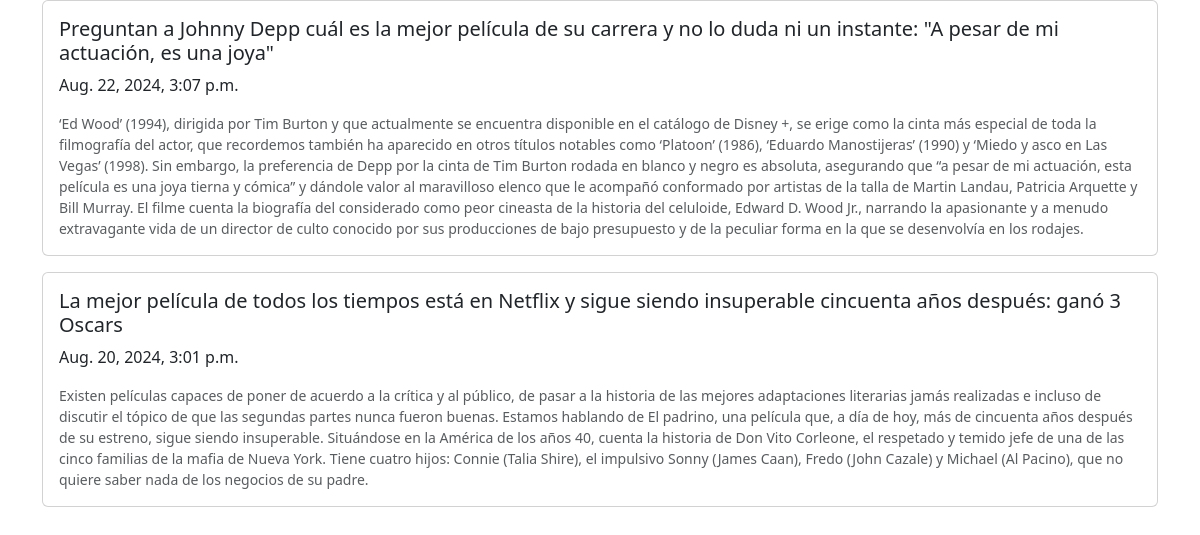
Page /news/ on the committed database.
### news/models.py (models this page shows, shortened)
class News(models.Model):
    headline = models.CharField(max_length=200)
    body = models.TextField()
    date = models.DateTimeField()

### news/views.py (the view)
# urls.py: path('news/', include('news.urls')),
def news(request):
    newss = News.objects.all().order_by('-date')
    return render(request, 'news.html', {'newss': newss})

### news/templates/news.html (shortened to what this page needs)
<head>
    <link href="https://cdn.jsdelivr.net/npm/bootstrap@5.3.3/dist/css/bootstrap.min.css" rel="stylesheet">
</head>
<div class="container">
    {% for news in newss %}
    <div class="card mb-3">
        <div class="row g-0">
            <div>
                <div class="card-body">
                  <h5 class="card-title">{{ news.headline }}</h5>
                  <p class="card-text">{{news.date}}</p>
                  <p class="card-text"><small class="text-muted">{{news.body}}</small></p>
                </div>
            </div>
        </div>
    </div>
    {% endfor %}
</div>

### rows in the picture
News: headline "Preguntan a Johnny Depp cuál es la mejor película de su carrera y no lo duda ni un instante: \"A pesar de mi actuación, es una joya\"", date "Aug. 22, 2024, 3:07 p.m.", body "‘Ed Wood’ (1994), dirigida por Tim Burton y que actualmente se encuentra disponible en el catálogo de Disney +, se erige como la cinta más especial de toda la filmografía del actor, que recordemos también ha aparecido en otros títulos notables como ‘Platoon’ (1986), ‘Eduardo Manostijeras’ (1990) y ‘Miedo y asco en Las Vegas’ (1998). Sin embargo, la preferencia de Depp por la cinta de Tim Burton rodada en blanco y negro es absoluta, asegurando que “a pesar de mi actuación, esta película es una joya tierna y cómica” y dándole valor al maravilloso elenco que le acompañó conformado por artistas de la talla de Martin Landau, Patricia Arquette y Bill Murray. El filme cuenta la biografía del…"
News: headline "La mejor película de todos los tiempos está en Netflix y sigue siendo insuperable cincuenta años después: ganó 3 Oscars", date "Aug. 20, 2024, 3:01 p.m.", body "Existen películas capaces de poner de acuerdo a la crítica y al público, de pasar a la historia de las mejores adaptaciones literarias jamás realizadas e incluso de discutir el tópico de que las segundas partes nunca fueron buenas. Estamos hablando de El padrino, una película que, a día de hoy, más de cincuenta años después de su estreno, sigue siendo insuperable. Situándose en la América de los años 40, cuenta la historia de Don Vito Corleone, el respetado y temido jefe de una de las cinco familias de la mafia de Nueva York. Tiene cuatro hijos: Connie (Talia Shire), el impulsivo Sonny (James Caan), Fredo (John Cazale) y Michael (Al Pacino), que no quiere saber nada de los negocios de su…"
